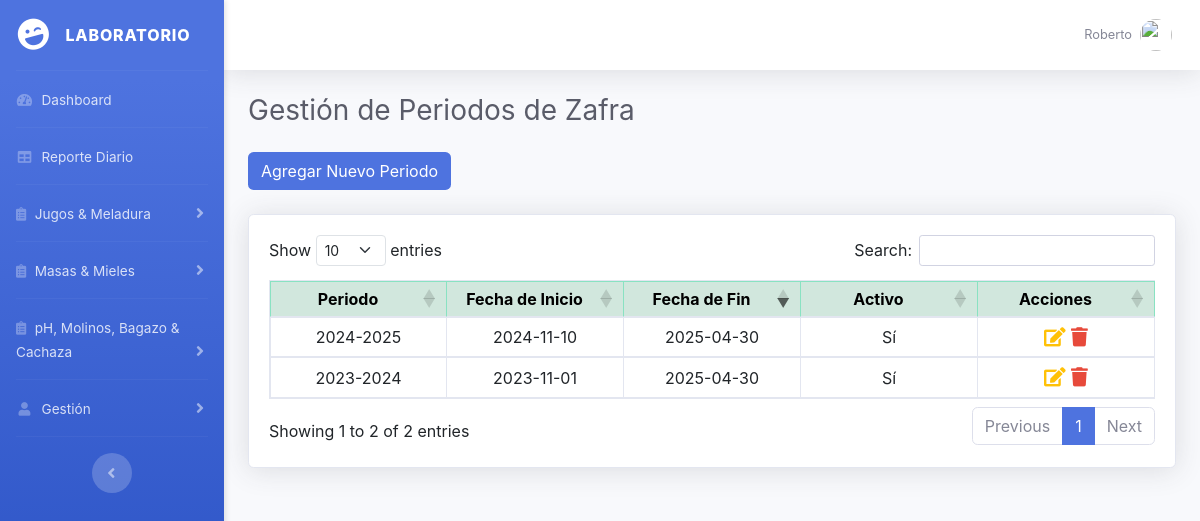
Page /controllers/periodoZafra/mostrarPeriodoZafra.php (signed in) on the committed database.
### tables this page shows
CREATE TABLE IF NOT EXISTS `periodoszafra` (
  `idPeriodo` int NOT NULL AUTO_INCREMENT,
  `periodo` varchar(20) NOT NULL,
  `inicio` date NOT NULL,
  `fin` date NOT NULL,
  `activo` tinyint(1) DEFAULT '1',
  `descripcion` varchar(50) DEFAULT NULL,
  PRIMARY KEY (`idPeriodo`)
);

### controllers/periodoZafra/mostrarPeriodoZafra.php (the view, shortened to what this page needs)
<?php
include ROOT_PATH . 'config/conexion.php';
?>
<!DOCTYPE html>
<html lang="es">
<head>
    <link href="<?= BASE_PATH ?>public/vendor/bootstrap/css/bootstrap.min.css" rel="stylesheet">
    <link rel="stylesheet" href="https://cdn.datatables.net/1.13.1/css/dataTables.bootstrap5.min.css">
    <link href="https://cdn.jsdelivr.net/npm/bootstrap@5.3.0-alpha1/dist/css/bootstrap.min.css" rel="stylesheet">
    <link href="<?= BASE_PATH ?>public/vendor/fontawesome-free/css/all.min.css" rel="stylesheet">
    <link href="<?= BASE_PATH ?>public/css/sb-admin-2.min.css" rel="stylesheet">
</head>
<body id="page-top">
    <div id="wrapper">
        <?php include ROOT_PATH . 'includes/sidebar.php'; ?>
        <div id="content-wrapper" class="d-flex flex-column">
            <div id="content">
                <?php include ROOT_PATH . 'includes/topbar.php'; ?>
                <div class="container-fluid">
                    <h1 class="h3 mb-4 text-gray-800">Gestión de Periodos de Zafra</h1>
                    <a href="<?= BASE_PATH ?>forms/registrarPeriodoZafra.php" class="btn btn-new mb-4">Agregar Nuevo Periodo</a>
                    <div class="card shadow mb-4">
                        <div class="card-body table-responsive">
                            <?php
                            $sql = "SELECT idPeriodo, periodo, inicio, fin, activo FROM periodoszafra ORDER BY fin DESC";
                            $stmt = $conexion->prepare($sql);
                            $stmt->execute();
                            $periodos = $stmt->fetchAll(PDO::FETCH_ASSOC);
                            ?>
                            <table class="table table-bordered" id="tablaPeriodos">
                                <thead class="table-success">
                                    <tr>
                                        <th class="text-center">Periodo</th>
                                        <th class="text-center">Fecha de Inicio</th>
                                        <th class="text-center">Fecha de Fin</th>
                                        <th class="text-center">Activo</th>
                                        <th class="text-center">Acciones</th>
                                    </tr>
                                </thead>
                                <tbody>
                                    <?php foreach ($periodos as $periodo): ?>
                                        <tr>
                                            <td><?= htmlspecialchars($periodo['periodo']); ?></td>
                                            <td><?= htmlspecialchars($periodo['inicio']); ?></td>
                                            <td><?= htmlspecialchars($periodo['fin']); ?></td>
                                            <td><?= $periodo['activo'] ? 'Sí' : 'No'; ?></td>
                                            <td>
                                                <a href="<?= BASE_PATH ?>controllers/periodoZafra/editarPeriodoZafra.php?id=<?= $periodo['idPeriodo']; ?>" class="action-icons" title="Editar">
                                                    <i class="fas fa-edit"></i>
                                                </a>
                                                <a href="<?= BASE_PATH ?>controllers/periodoZafra/eliminarPeriodoZafra.php?id=<?= $periodo['idPeriodo']; ?>"
                                                    class="text-danger action-icons"
                                                    onclick="return confirm('¿Estás seguro de eliminar este registro?')">
                                                    <i class="fas fa-trash"></i>
                                                </a>
                                            </td>
                                        </tr>
                                    <?php endforeach; ?>
                                </tbody>
                            </table>
                        </div>
                    </div>
                </div>
            </div>
        </div>
    </div>
</body>
</html>

### controllers/periodoZafra/mostrarPeriodoZafra.php (style rules this page uses)
.btn-new { background-color: #4e73df; color: white; }
.action-icons { cursor: pointer; font-size: 1.2em; color: #ffc107; }
.table th { text-align: center; width: 20%; vertical-align: middle; padding: 5px; }
.table td { text-align: center; vertical-align: middle; padding: 5px; }

### rows in the picture
periodoszafra: periodo "2024-2025", inicio "2024-11-10", fin "2025-04-30", activo "Sí"
periodoszafra: periodo "2023-2024", inicio "2023-11-01", fin "2025-04-30", activo "Sí"

### other values in the picture
$user "Roberto"
